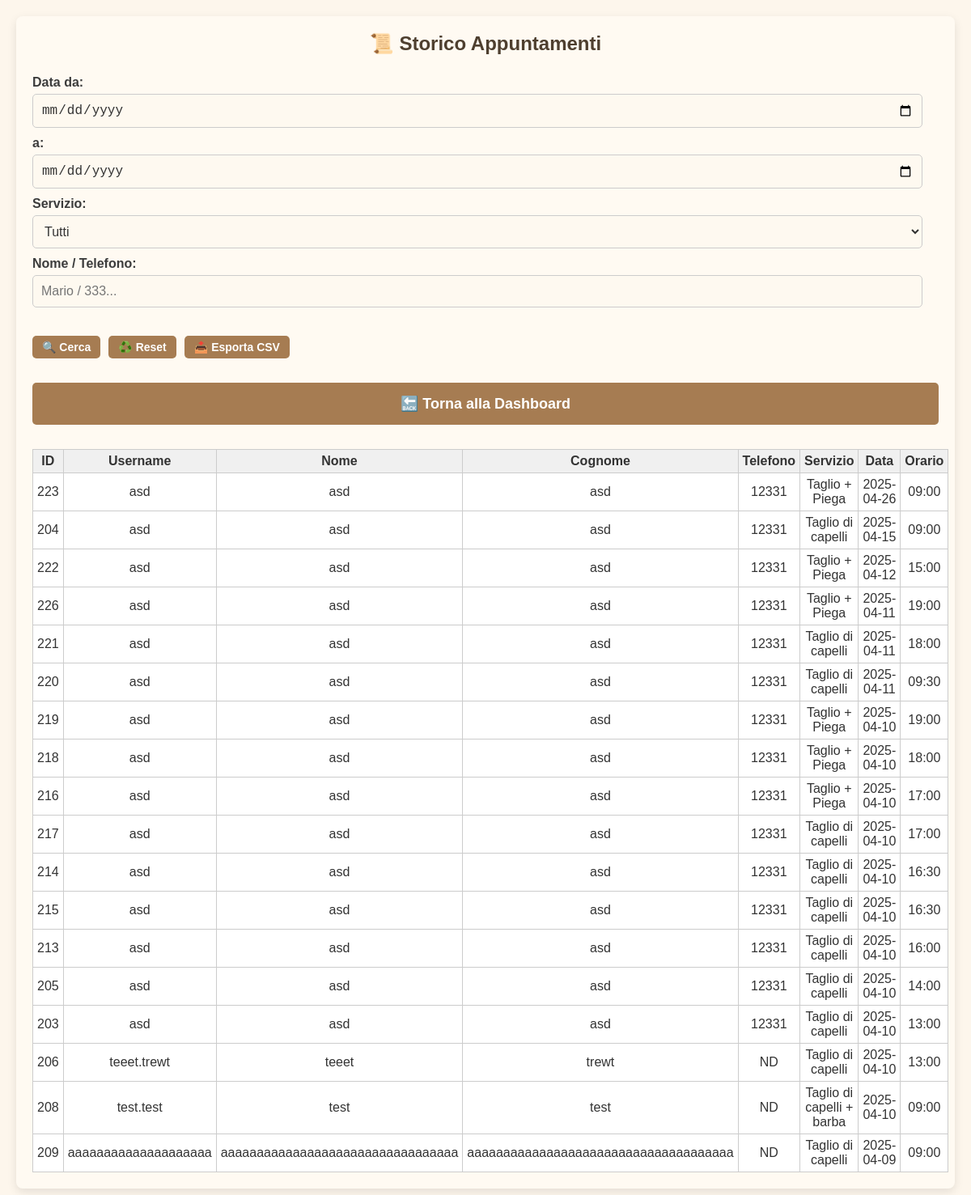
/admin_history (signed in), run on an earlier commit of the app's database.
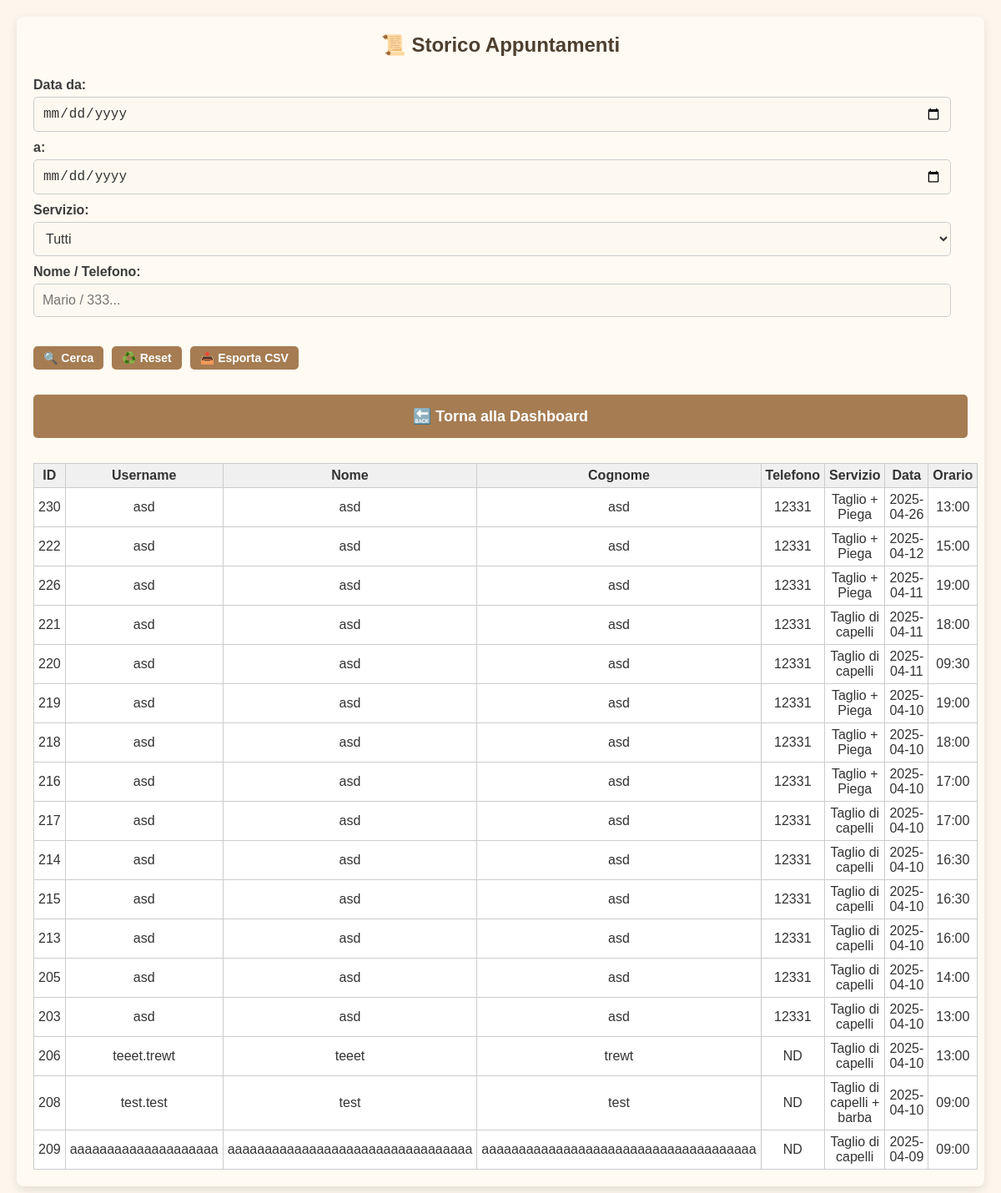
And on a later commit of the database.
### tables this page shows
CREATE TABLE appointments (
            id INTEGER PRIMARY KEY AUTOINCREMENT,
            user_id INTEGER NOT NULL,
            service TEXT NOT NULL,
            date TEXT NOT NULL,
            time TEXT NOT NULL, barber TEXT NOT NULL DEFAULT 'Mattia', tipo TEXT DEFAULT 'barbiere',
            FOREIGN KEY (user_id) REFERENCES users(id)
        );

CREATE TABLE users (
            id INTEGER PRIMARY KEY AUTOINCREMENT,
            username TEXT NOT NULL UNIQUE,
            password TEXT NOT NULL
        , name TEXT NOT NULL DEFAULT 'NOME', surname TEXT NOT NULL DEFAULT 'COGNOME', phone TEXT NOT NULL DEFAULT '0000000000', email TEXT);

### app.py (the view, shortened to what this page needs)
@app.route('/admin_history', methods=['GET', 'POST'])
def admin_history():
    if 'admin' not in session:
        return redirect(url_for('login_admin'))
    filters = {
        'start_date': '',
        'end_date': '',
        'service': '',
        'search': ''
    }
    query = """
        SELECT appointments.id, users.username, users.name, users.surname, users.phone,
               appointments.service, appointments.date, appointments.time
        FROM appointments
        JOIN users ON appointments.user_id = users.id
        WHERE appointments.date < date('now')
    """
    params = []
    query += " ORDER BY DATE(appointments.date) DESC, TIME(appointments.time) DESC"
    conn = sqlite3.connect('bookings.db')
    cursor = conn.cursor()
    cursor.execute(query, params)
    appointments = cursor.fetchall()
    conn.close()
    return render_template('admin_history.html', appointments=appointments, filters=filters)

### templates/admin_history.html (shortened to what this page needs)
<!DOCTYPE html>
<html lang="it">
<head>
  <link rel="stylesheet" href="{{ url_for('static', filename='style.css') }}">
</head>
<body>
  <div class="container">
    <h2>📜 Storico Appuntamenti</h2>
    <form method="POST" class="filter-form">
      <label>Data da:</label>
      <input type="date" name="start_date" value="{{ filters.start_date }}">
      <label>a:</label>
      <input type="date" name="end_date" value="{{ filters.end_date }}">
      <label>Servizio:</label>
      <select name="service">
        <option value="">Tutti</option>
      </select>
      <label>Nome / Telefono:</label>
      <input type="text" name="search" placeholder="Mario / 333..." value="{{ filters.search }}">
      <div class="button-row">
        <a href="#" onclick="this.closest('form').submit(); return false;">
          <button type="button">🔍 Cerca</button>
        </a>
        <a href="{{ url_for('admin_history') }}">
          <button type="button">♻️ Reset</button>
        </a>
        <a href="#" onclick="this.closest('form').setAttribute('action', '{{ url_for('export_history_csv') }}'); this.closest('form').submit(); return false;">
          <button type="button">📤 Esporta CSV</button>
        </a>
      </div>
    </form>
    <a href="{{ url_for('admin_dashboard') }}"><button class="big-btn">🔙 Torna alla Dashboard</button></a>
    {% if appointments %}
      <table>
        <thead>
          <tr>
            <th>ID</th>
            <th>Username</th>
            <th>Nome</th>
            <th>Cognome</th>
            <th>Telefono</th>
            <th>Servizio</th>
            <th>Data</th>
            <th>Orario</th>
          </tr>
        </thead>
        <tbody>
          {% for appointment in appointments %}
            <tr>
              <td>{{ appointment[0] }}</td>
              <td>{{ appointment[1] }}</td>
              <td>{{ appointment[2] }}</td>
              <td>{{ appointment[3] }}</td>
              <td>{{ appointment[4] }}</td>
              <td>{{ appointment[5] }}</td>
              <td>{{ appointment[6] }}</td>
              <td>{{ appointment[7] }}</td>
            </tr>
          {% endfor %}
        </tbody>
      </table>
    {% else %}
      <p>Nessun appuntamento trovato per i criteri selezionati.</p>
    {% endif %}
  </div>
</body>
</html>

### static/style.css (style rules this page uses)
* { box-sizing: border-box; margin: 0; padding: 0; }
body { font-family: 'Arial', sans-serif; background-color: #fdf6ec; color: #333; display: flex; flex-direction: column; align-items: center; padding: 20px; }
.container { width: 100%; max-width: 600px; background: #fffaf2; padding: 20px; border-radius: 8px; box-shadow: 0 4px 12px rgba(0, 0, 0, 0.1); margin: 20px 0; }
h1, h2, h3 { text-align: center; color: #4e3f2f; margin-bottom: 15px; }
.filter-form .button-row { display: flex; gap: 10px; flex-wrap: wrap; margin-top: 15px; }
.filter-form .button-row button, .filter-form .button-row a button { padding: 6px 12px; font-size: 14px; cursor: pointer; width: auto; }
form { display: flex; flex-direction: column; }
label { font-weight: bold; margin-top: 10px; color: #3c3c3c; }
input, select, button { padding: 10px; margin-top: 5px; background-color: #fef9f0; color: #333; border: 1px solid #ccc; border-radius: 5px; font-size: 16px; }
button { background-color: #a67c52; color: #fff; cursor: pointer; font-weight: bold; transition: background-color 0.3s; border: none; }
.big-btn { width: 100%; padding: 15px; font-size: 18px; margin: 10px 0; }
a { display: block; text-align: center; margin-top: 15px; text-decoration: none; color: #a67c52; font-weight: bold; }
table { width: 100%; border-collapse: collapse; margin-top: 20px; background-color: #fff; color: #333; }
table, th, td { border: 1px solid #ddd; }
th, td { padding: 10px; text-align: center; }
th { background-color: #f0e6d6; color: #333; }

### templates/admin_history.html (style rules this page uses)
.container { max-width: 1400px; margin: auto; padding: 20px; }
form.filter-form { margin-bottom: 20px; }
form.filter-form label { margin-right: 10px; }
form.filter-form input, form.filter-form select { margin-right: 20px; }
.button-row { display: flex; gap: 10px; margin-top: 15px; flex-wrap: wrap; }
.button-row a button { font-size: 14px; padding: 6px 12px; cursor: pointer; }
table { width: 100%; border-collapse: collapse; }
th, td { border: 1px solid #ccc; padding: 5px; text-align: center; }
th { background-color: #f0f0f0; }

What changed in the data, as far as the page shows it:
removed appointments: id "223", username "asd", name "asd", surname "asd", phone "12331", service "Taglio + Piega", date "2025-04-26", time "09:00"
removed appointments: id "204", username "asd", name "asd", surname "asd", phone "12331", service "Taglio di capelli", date "2025-04-15", time "09:00"
added appointments: id "230", username "asd", name "asd", surname "asd", phone "12331", service "Taglio + Piega", date "2025-04-26", time "13:00"
